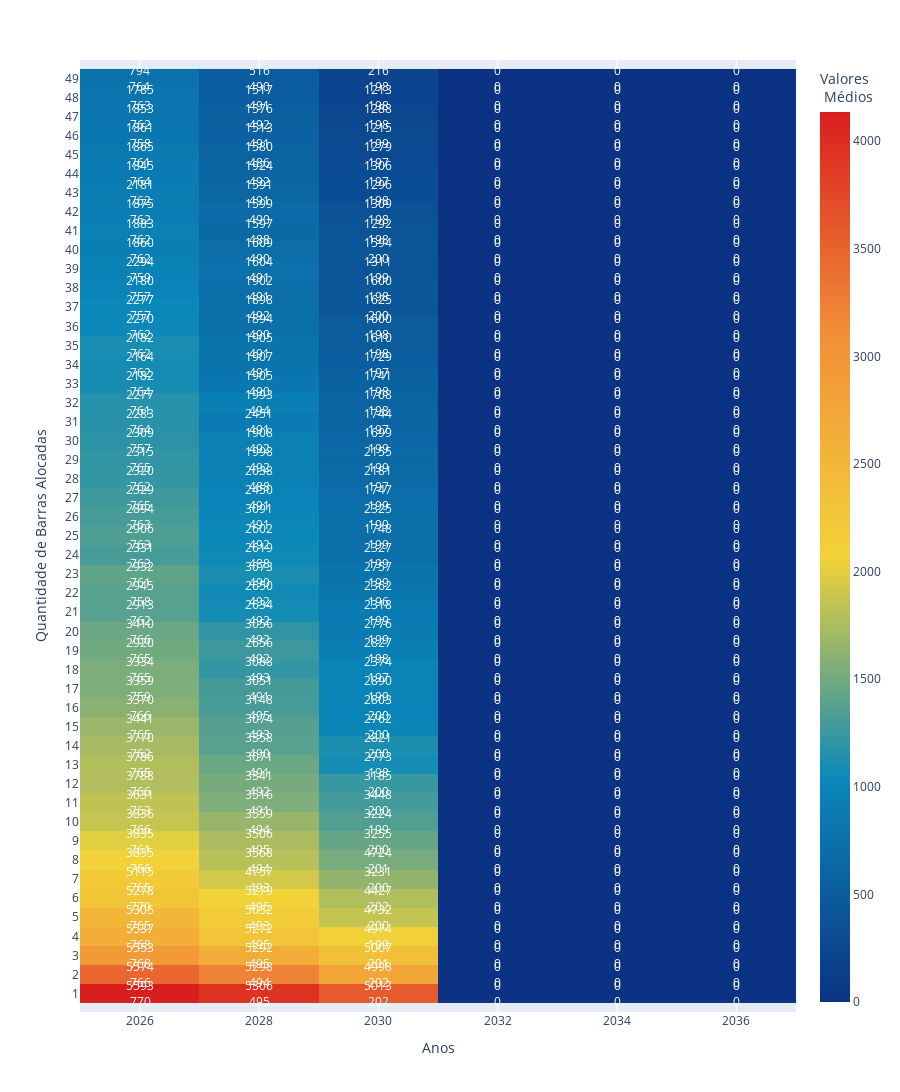

Notebook code for this chart:
### Code cell
fig = housing_capacity_heatmap(target_directory= r'Housing_capacity_by_bar_threshold')

fig.update_layout(height= 1600,
                  width= 900)

fig.show()

### Figure 1 — Plotly figure (JSON) as saved in the notebook; plotly's stock layout.template omitted (floating-point values rounded to 4 significant figures; data arrays with more than 128 entries replaced by an {"elided": "..."} marker saying what was removed)
{"data": [{"coloraxis": "coloraxis", "hovertemplate": "Anos: %{x}<br>Quantidade de Barras Alocadas: %{y}<br>Valores <br> Médios: %{z}<extra></extra>", "name": "0", "type": "heatmap", "x": [2026, 2028, 2030, 2032, 2034, 2036], "xaxis": "x", "y": [49, 48, 47, 46, 45, 44, 43, 42, 41, 40, 39, 38, 37, 36, 35, 34, 33, 32, 31, 30, 29, 28, 27, 26, 25, 24, 23, 22, 21, 20, 19, 18, 17, 16, 15, 14, 13, 12, 11, 10, 9, 8, 7, 6, 5, 4, 3, 2, 1], "yaxis": "y", "z": {"elided": "49x6 int values"}}], "layout": {"annotations": [{"align": "center", "font": {"color": "white"}, "showarrow": false, "text": "3835<br>761", "x": 2026, "y": 41}, {"align": "center", "font": {"color": "white"}, "showarrow": false, "text": "3835<br>766", "x": 2026, "y": 42}, {"align": "center", "font": {"color": "white"}, "showarrow": false, "text": "5115<br>765", "x": 2026, "y": 43}, {"align": "center", "font": {"color": "white"}, "showarrow": false, "text": "5278<br>770", "x": 2026, "y": 44}, {"align": "center", "font": {"color": "white"}, "showarrow": false, "text": "5305<br>765", "x": 2026, "y": 45}, {"align": "center", "font": {"color": "white"}, "showarrow": false, "text": "794<br>764", "x": 2026, "y": 1}, {"align": "center", "font": {"color": "white"}, "showarrow": false, "text": "1785<br>763", "x": 2026, "y": 2}, {"align": "center", "font": {"color": "white"}, "showarrow": false, "text": "1853<br>762", "x": 2026, "y": 3}, {"align": "center", "font": {"color": "white"}, "showarrow": false, "text": "1861<br>758", "x": 2026, "y": 4}, {"align": "center", "font": {"color": "white"}, "showarrow": false, "text": "1865<br>761", "x": 2026, "y": 5}, {"align": "center", "font": {"color": "white"}, "showarrow": false, "text": "1845<br>764", "x": 2026, "y": 6}, {"align": "center", "font": {"color": "white"}, "showarrow": false, "text": "2181<br>762", "x": 2026, "y": 7}, {"align": "center", "font": {"color": "white"}, "showarrow": false, "text": "1875<br>762", "x": 2026, "y": 8}, {"align": "center", "font": {"color": "white"}, "showarrow": false, "text": "1883<br>762", "x": 2026, "y": 9}, {"align": "center", "font": {"color": "white"}, "showarrow": false, "text": "1860<br>762", "x": 2026, "y": 10}, {"align": "center", "font": {"color": "white"}, "showarrow": false, "text": "5537<br>768", "x": 2026, "y": 46}, {"align": "center", "font": {"color": "white"}, "showarrow": false, "text": "2294<br>759", "x": 2026, "y": 11}, {"align": "center", "font": {"color": "white"}, "showarrow": false, "text": "2180<br>757", "x": 2026, "y": 12}, {"align": "center", "font": {"color": "white"}, "showarrow": false, "text": "2277<br>757", "x": 2026, "y": 13}, {"align": "center", "font": {"color": "white"}, "showarrow": false, "text": "2270<br>762", "x": 2026, "y": 14}, {"align": "center", "font": {"color": "white"}, "showarrow": false, "text": "2182<br>762", "x": 2026, "y": 15}, {"align": "center", "font": {"color": "white"}, "showarrow": false, "text": "2164<br>762", "x": 2026, "y": 16}, {"align": "center", "font": {"color": "white"}, "showarrow": false, "text": "2182<br>764", "x": 2026, "y": 17}, {"align": "center", "font": {"color": "white"}, "showarrow": false, "text": "2277<br>761", "x": 2026, "y": 18}, {"align": "center", "font": {"color": "white"}, "showarrow": false, "text": "2283<br>764", "x": 2026, "y": 19}, {"align": "center", "font": {"color": "white"}, "showarrow": false, "text": "2309<br>757", "x": 2026, "y": 20}, {"align": "center", "font": {"color": "white"}, "showarrow": false, "text": "5553<br>768", "x": 2026, "y": 47}, {"align": "center", "font": {"color": "white"}, "showarrow": false, "text": "2315<br>765", "x": 2026, "y": 21}, {"align": "center", "font": {"color": "white"}, "showarrow": false, "text": "2320<br>762", "x": 2026, "y": 22}, {"align": "center", "font": {"color": "white"}, "showarrow": false, "text": "2329<br>765", "x": 2026, "y": 23}, {"align": "center", "font": {"color": "white"}, "showarrow": false, "text": "2894<br>763", "x": 2026, "y": 24}, {"align": "center", "font": {"color": "white"}, "showarrow": false, "text": "2906<br>763", "x": 2026, "y": 25}, {"align": "center", "font": {"color": "white"}, "showarrow": false, "text": "2331<br>763", "x": 2026, "y": 26}, {"align": "center", "font": {"color": "white"}, "showarrow": false, "text": "2932<br>761", "x": 2026, "y": 27}, {"align": "center", "font": {"color": "white"}, "showarrow": false, "text": "2945<br>758", "x": 2026, "y": 28}, {"align": "center", "font": {"color": "white"}, "showarrow": false, "text": "2913<br>762", "x": 2026, "y": 29}, {"align": "center", "font": {"color": "white"}, "showarrow": false, "text": "3410<br>766", "x": 2026, "y": 30}, {"align": "center", "font": {"color": "white"}, "showarrow": false, "text": "5574<br>766", "x": 2026, "y": 48}, {"align": "center", "font": {"color": "white"}, "showarrow": false, "text": "2920<br>765", "x": 2026, "y": 31}, {"align": "center", "font": {"color": "white"}, "showarrow": false, "text": "3334<br>765", "x": 2026, "y": 32}, {"align": "center", "font": {"color": "white"}, "showarrow": false, "text": "3359<br>759", "x": 2026, "y": 33}, {"align": "center", "font": {"color": "white"}, "showarrow": false, "text": "3370<br>766", "x": 2026, "y": 34}, {"align": "center", "font": {"color": "white"}, "showarrow": false, "text": "3441<br>765", "x": 2026, "y": 35}, {"align": "center", "font": {"color": "white"}, "showarrow": false, "text": "3770<br>762", "x": 2026, "y": 36}, {"align": "center", "font": {"color": "white"}, "showarrow": false, "text": "3786<br>765", "x": 2026, "y": 37}, {"align": "center", "font": {"color": "white"}, "showarrow": false, "text": "3788<br>766", "x": 2026, "y": 38}, {"align": "center", "font": {"color": "white"}, "showarrow": false, "text": "3631<br>763", "x": 2026, "y": 39}, {"align": "center", "font": {"color": "white"}, "showarrow": false, "text": "3836<br>766", "x": 2026, "y": 40}, {"align": "center", "font": {"color": "white"}, "showarrow": false, "text": "5593<br>770", "x": 2026, "y": 49}, {"align": "center", "font": {"color": "white"}, "showarrow": false, "text": "3506<br>495", "x": 2028, "y": 41}, {"align": "center", "font": {"color": "white"}, "showarrow": false, "text": "3568<br>494", "x": 2028, "y": 42}, {"align": "center", "font": {"color": "white"}, "showarrow": false, "text": "4757<br>493", "x": 2028, "y": 43}, {"align": "center", "font": {"color": "white"}, "showarrow": false, "text": "5279<br>495", "x": 2028, "y": 44}, {"align": "center", "font": {"color": "white"}, "showarrow": false, "text": "5032<br>493", "x": 2028, "y": 45}, {"align": "center", "font": {"color": "white"}, "showarrow": false, "text": "516<br>490", "x": 2028, "y": 1}, {"align": "center", "font": {"color": "white"}, "showarrow": false, "text": "1517<br>491", "x": 2028, "y": 2}, {"align": "center", "font": {"color": "white"}, "showarrow": false, "text": "1576<br>492", "x": 2028, "y": 3}, {"align": "center", "font": {"color": "white"}, "showarrow": false, "text": "1513<br>491", "x": 2028, "y": 4}, {"align": "center", "font": {"color": "white"}, "showarrow": false, "text": "1580<br>486", "x": 2028, "y": 5}, {"align": "center", "font": {"color": "white"}, "showarrow": false, "text": "1924<br>492", "x": 2028, "y": 6}, {"align": "center", "font": {"color": "white"}, "showarrow": false, "text": "1591<br>491", "x": 2028, "y": 7}, {"align": "center", "font": {"color": "white"}, "showarrow": false, "text": "1599<br>490", "x": 2028, "y": 8}, {"align": "center", "font": {"color": "white"}, "showarrow": false, "text": "1597<br>488", "x": 2028, "y": 9}, {"align": "center", "font": {"color": "white"}, "showarrow": false, "text": "1609<br>490", "x": 2028, "y": 10}, {"align": "center", "font": {"color": "white"}, "showarrow": false, "text": "5272<br>495", "x": 2028, "y": 46}, {"align": "center", "font": {"color": "white"}, "showarrow": false, "text": "1604<br>491", "x": 2028, "y": 11}, {"align": "center", "font": {"color": "white"}, "showarrow": false, "text": "1902<br>491", "x": 2028, "y": 12}, {"align": "center", "font": {"color": "white"}, "showarrow": false, "text": "1898<br>492", "x": 2028, "y": 13}, {"align": "center", "font": {"color": "white"}, "showarrow": false, "text": "1894<br>490", "x": 2028, "y": 14}, {"align": "center", "font": {"color": "white"}, "showarrow": false, "text": "1905<br>491", "x": 2028, "y": 15}, {"align": "center", "font": {"color": "white"}, "showarrow": false, "text": "1907<br>491", "x": 2028, "y": 16}, {"align": "center", "font": {"color": "white"}, "showarrow": false, "text": "1905<br>490", "x": 2028, "y": 17}, {"align": "center", "font": {"color": "white"}, "showarrow": false, "text": "1993<br>494", "x": 2028, "y": 18}, {"align": "center", "font": {"color": "white"}, "showarrow": false, "text": "2451<br>491", "x": 2028, "y": 19}, {"align": "center", "font": {"color": "white"}, "showarrow": false, "text": "1908<br>492", "x": 2028, "y": 20}, {"align": "center", "font": {"color": "white"}, "showarrow": false, "text": "5292<br>495", "x": 2028, "y": 47}, {"align": "center", "font": {"color": "white"}, "showarrow": false, "text": "1998<br>492", "x": 2028, "y": 21}, {"align": "center", "font": {"color": "white"}, "showarrow": false, "text": "2038<br>488", "x": 2028, "y": 22}, {"align": "center", "font": {"color": "white"}, "showarrow": false, "text": "2450<br>491", "x": 2028, "y": 23}, {"align": "center", "font": {"color": "white"}, "showarrow": false, "text": "3091<br>491", "x": 2028, "y": 24}, {"align": "center", "font": {"color": "white"}, "showarrow": false, "text": "2602<br>492", "x": 2028, "y": 25}, {"align": "center", "font": {"color": "white"}, "showarrow": false, "text": "2619<br>488", "x": 2028, "y": 26}, {"align": "center", "font": {"color": "white"}, "showarrow": false, "text": "3073<br>490", "x": 2028, "y": 27}, {"align": "center", "font": {"color": "white"}, "showarrow": false, "text": "2650<br>492", "x": 2028, "y": 28}, {"align": "center", "font": {"color": "white"}, "showarrow": false, "text": "2634<br>492", "x": 2028, "y": 29}, {"align": "center", "font": {"color": "white"}, "showarrow": false, "text": "3056<br>492", "x": 2028, "y": 30}, {"align": "center", "font": {"color": "white"}, "showarrow": false, "text": "5298<br>494", "x": 2028, "y": 48}, {"align": "center", "font": {"color": "white"}, "showarrow": false, "text": "2656<br>492", "x": 2028, "y": 31}, {"align": "center", "font": {"color": "white"}, "showarrow": false, "text": "3088<br>493", "x": 2028, "y": 32}, {"align": "center", "font": {"color": "white"}, "showarrow": false, "text": "3051<br>491", "x": 2028, "y": 33}, {"align": "center", "font": {"color": "white"}, "showarrow": false, "text": "3148<br>495", "x": 2028, "y": 34}, {"align": "center", "font": {"color": "white"}, "showarrow": false, "text": "3074<br>493", "x": 2028, "y": 35}, {"align": "center", "font": {"color": "white"}, "showarrow": false, "text": "3358<br>490", "x": 2028, "y": 36}, {"align": "center", "font": {"color": "white"}, "showarrow": false, "text": "3071<br>491", "x": 2028, "y": 37}, {"align": "center", "font": {"color": "white"}, "showarrow": false, "text": "3341<br>492", "x": 2028, "y": 38}, {"align": "center", "font": {"color": "white"}, "showarrow": false, "text": "3516<br>491", "x": 2028, "y": 39}, {"align": "center", "font": {"color": "white"}, "showarrow": false, "text": "3559<br>494", "x": 2028, "y": 40}, {"align": "center", "font": {"color": "white"}, "showarrow": false, "text": "5306<br>495", "x": 2028, "y": 49}, {"align": "center", "font": {"color": "white"}, "showarrow": false, "text": "3255<br>200", "x": 2030, "y": 41}, {"align": "center", "font": {"color": "white"}, "showarrow": false, "text": "4724<br>201", "x": 2030, "y": 42}, {"align": "center", "font": {"color": "white"}, "showarrow": false, "text": "3231<br>200", "x": 2030, "y": 43}, {"align": "center", "font": {"color": "white"}, "showarrow": false, "text": "4427<br>202", "x": 2030, "y": 44}, {"align": "center", "font": {"color": "white"}, "showarrow": false, "text": "4732<br>200", "x": 2030, "y": 45}, {"align": "center", "font": {"color": "white"}, "showarrow": false, "text": "216<br>198", "x": 2030, "y": 1}, {"align": "center", "font": {"color": "white"}, "showarrow": false, "text": "1213<br>198", "x": 2030, "y": 2}, {"align": "center", "font": {"color": "white"}, "showarrow": false, "text": "1288<br>198", "x": 2030, "y": 3}, {"align": "center", "font": {"color": "white"}, "showarrow": false, "text": "1215<br>199", "x": 2030, "y": 4}, {"align": "center", "font": {"color": "white"}, "showarrow": false, "text": "1279<br>197", "x": 2030, "y": 5}, {"align": "center", "font": {"color": "white"}, "showarrow": false, "text": "1306<br>197", "x": 2030, "y": 6}, {"align": "center", "font": {"color": "white"}, "showarrow": false, "text": "1296<br>198", "x": 2030, "y": 7}, {"align": "center", "font": {"color": "white"}, "showarrow": false, "text": "1309<br>198", "x": 2030, "y": 8}, {"align": "center", "font": {"color": "white"}, "showarrow": false, "text": "1292<br>198", "x": 2030, "y": 9}, {"align": "center", "font": {"color": "white"}, "showarrow": false, "text": "1594<br>200", "x": 2030, "y": 10}, {"align": "center", "font": {"color": "white"}, "showarrow": false, "text": "4974<br>199", "x": 2030, "y": 46}, {"align": "center", "font": {"color": "white"}, "showarrow": false, "text": "1311<br>199", "x": 2030, "y": 11}, {"align": "center", "font": {"color": "white"}, "showarrow": false, "text": "1600<br>198", "x": 2030, "y": 12}, {"align": "center", "font": {"color": "white"}, "showarrow": false, "text": "1625<br>200", "x": 2030, "y": 13}, {"align": "center", "font": {"color": "white"}, "showarrow": false, "text": "1600<br>198", "x": 2030, "y": 14}, {"align": "center", "font": {"color": "white"}, "showarrow": false, "text": "1610<br>198", "x": 2030, "y": 15}, {"align": "center", "font": {"color": "white"}, "showarrow": false, "text": "1729<br>197", "x": 2030, "y": 16}, {"align": "center", "font": {"color": "white"}, "showarrow": false, "text": "1741<br>198", "x": 2030, "y": 17}, {"align": "center", "font": {"color": "white"}, "showarrow": false, "text": "1708<br>198", "x": 2030, "y": 18}, {"align": "center", "font": {"color": "white"}, "showarrow": false, "text": "1744<br>197", "x": 2030, "y": 19}, {"align": "center", "font": {"color": "white"}, "showarrow": false, "text": "1699<br>199", "x": 2030, "y": 20}, {"align": "center", "font": {"color": "white"}, "showarrow": false, "text": "5007<br>201", "x": 2030, "y": 47}, {"align": "center", "font": {"color": "white"}, "showarrow": false, "text": "2155<br>199", "x": 2030, "y": 21}, {"align": "center", "font": {"color": "white"}, "showarrow": false, "text": "2181<br>197", "x": 2030, "y": 22}, {"align": "center", "font": {"color": "white"}, "showarrow": false, "text": "1747<br>199", "x": 2030, "y": 23}, {"align": "center", "font": {"color": "white"}, "showarrow": false, "text": "2325<br>199", "x": 2030, "y": 24}, {"align": "center", "font": {"color": "white"}, "showarrow": false, "text": "1748<br>199", "x": 2030, "y": 25}, {"align": "center", "font": {"color": "white"}, "showarrow": false, "text": "2327<br>199", "x": 2030, "y": 26}, {"align": "center", "font": {"color": "white"}, "showarrow": false, "text": "2757<br>199", "x": 2030, "y": 27}, {"align": "center", "font": {"color": "white"}, "showarrow": false, "text": "2362<br>196", "x": 2030, "y": 28}, {"align": "center", "font": {"color": "white"}, "showarrow": false, "text": "2318<br>199", "x": 2030, "y": 29}, {"align": "center", "font": {"color": "white"}, "showarrow": false, "text": "2776<br>199", "x": 2030, "y": 30}, {"align": "center", "font": {"color": "white"}, "showarrow": false, "text": "4998<br>202", "x": 2030, "y": 48}, {"align": "center", "font": {"color": "white"}, "showarrow": false, "text": "2827<br>198", "x": 2030, "y": 31}, {"align": "center", "font": {"color": "white"}, "showarrow": false, "text": "2374<br>197", "x": 2030, "y": 32}, {"align": "center", "font": {"color": "white"}, "showarrow": false, "text": "2890<br>199", "x": 2030, "y": 33}, {"align": "center", "font": {"color": "white"}, "showarrow": false, "text": "2803<br>200", "x": 2030, "y": 34}, {"align": "center", "font": {"color": "white"}, "showarrow": false, "text": "2762<br>200", "x": 2030, "y": 35}, {"align": "center", "font": {"color": "white"}, "showarrow": false, "text": "2821<br>200", "x": 2030, "y": 36}, {"align": "center", "font": {"color": "white"}, "showarrow": false, "text": "2773<br>198", "x": 2030, "y": 37}, {"align": "center", "font": {"color": "white"}, "showarrow": false, "text": "3185<br>200", "x": 2030, "y": 38}, {"align": "center", "font": {"color": "white"}, "showarrow": false, "text": "3448<br>200", "x": 2030, "y": 39}, {"align": "center", "font": {"color": "white"}, "showarrow": false, "text": "3224<br>199", "x": 2030, "y": 40}, {"align": "center", "font": {"color": "white"}, "showarrow": false, "text": "5013<br>202", "x": 2030, "y": 49}, {"align": "center", "font": {"color": "white"}, "showarrow": false, "text": "0<br>0", "x": 2032, "y": 41}, {"align": "center", "font": {"color": "white"}, "showarrow": false, "text": "0<br>0", "x": 2032, "y": 42}, {"align": "center", "font": {"color": "white"}, "showarrow": false, "text": "0<br>0", "x": 2032, "y": 43}, {"align": "center", "font": {"color": "white"}, "showarrow": false, "text": "0<br>0", "x": 2032, "y": 44}, {"align": "center", "font": {"color": "white"}, "showarrow": false, "text": "0<br>0", "x": 2032, "y": 45}, {"align": "center", "font": {"color": "white"}, "showarrow": false, "text": "0<br>0", "x": 2032, "y": 1}, {"align": "center", "font": {"color": "white"}, "showarrow": false, "text": "0<br>0", "x": 2032, "y": 2}, {"align": "center", "font": {"color": "white"}, "showarrow": false, "text": "0<br>0", "x": 2032, "y": 3}, {"align": "center", "font": {"color": "white"}, "showarrow": false, "text": "0<br>0", "x": 2032, "y": 4}, {"align": "center", "font": {"color": "white"}, "showarrow": false, "text": "0<br>0", "x": 2032, "y": 5}, {"align": "center", "font": {"color": "white"}, "showarrow": false, "text": "0<br>0", "x": 2032, "y": 6}, {"align": "center", "font": {"color": "white"}, "showarrow": false, "text": "0<br>0", "x": 2032, "y": 7}, {"align": "center", "font": {"color": "white"}, "showarrow": false, "text": "0<br>0", "x": 2032, "y": 8}, {"align": "center", "font": {"color": "white"}, "showarrow": false, "text": "0<br>0", "x": 2032, "y": 9}, {"align": "center", "font": {"color": "white"}, "showarrow": false, "text": "0<br>0", "x": 2032, "y": 10}, {"align": "center", "font": {"color": "white"}, "showarrow": false, "text": "0<br>0", "x": 2032, "y": 46}, {"align": "center", "font": {"color": "white"}, "showarrow": false, "text": "0<br>0", "x": 2032, "y": 11}, {"align": "center", "font": {"color": "white"}, "showarrow": false, "text": "0<br>0", "x": 2032, "y": 12}, {"align": "center", "font": {"color": "white"}, "showarrow": false, "text": "0<br>0", "x": 2032, "y": 13}, {"align": "center", "font": {"color": "white"}, "showarrow": false, "text": "0<br>0", "x": 2032, "y": 14}, {"align": "center", "font": {"color": "white"}, "showarrow": false, "text": "0<br>0", "x": 2032, "y": 15}, {"align": "center", "font": {"color": "white"}, "showarrow": false, "text": "0<br>0", "x": 2032, "y": 16}, {"align": "center", "font": {"color": "white"}, "showarrow": false, "text": "0<br>0", "x": 2032, "y": 17}, {"align": "center", "font": {"color": "white"}, "showarrow": false, "text": "0<br>0", "x": 2032, "y": 18}, {"align": "center", "font": {"color": "white"}, "showarrow": false, "text": "0<br>0", "x": 2032, "y": 19}, {"align": "center", "font": {"color": "white"}, "showarrow": false, "text": "0<br>0", "x": 2032, "y": 20}, {"align": "center", "font": {"color": "white"}, "showarrow": false, "text": "0<br>0", "x": 2032, "y": 47}, {"align": "center", "font": {"color": "white"}, "showarrow": false, "text": "0<br>0", "x": 2032, "y": 21}, {"align": "center", "font": {"color": "white"}, "showarrow": false, "text": "0<br>0", "x": 2032, "y": 22}, {"align": "center", "font": {"color": "white"}, "showarrow": false, "text": "0<br>0", "x": 2032, "y": 23}, {"align": "center", "font": {"color": "white"}, "showarrow": false, "text": "0<br>0", "x": 2032, "y": 24}, {"align": "center", "font": {"color": "white"}, "showarrow": false, "text": "0<br>0", "x": 2032, "y": 25}, {"align": "center", "font": {"color": "white"}, "showarrow": false, "text": "0<br>0", "x": 2032, "y": 26}, {"align": "center", "font": {"color": "white"}, "showarrow": false, "text": "0<br>0", "x": 2032, "y": 27}, {"align": "center", "font": {"color": "white"}, "showarrow": false, "text": "0<br>0", "x": 2032, "y": 28}, {"align": "center", "font": {"color": "white"}, "showarrow": false, "text": "0<br>0", "x": 2032, "y": 29}, {"align": "center", "font": {"color": "white"}, "showarrow": false, "text": "0<br>0", "x": 2032, "y": 30}, {"align": "center", "font": {"color": "white"}, "showarrow": false, "text": "0<br>0", "x": 2032, "y": 48}, {"align": "center", "font": {"color": "white"}, "showarrow": false, "text": "0<br>0", "x": 2032, "y": 31}, {"align": "center", "font": {"color": "white"}, "showarrow": false, "text": "0<br>0", "x": 2032, "y": 32}, {"align": "center", "font": {"color": "white"}, "showarrow": false, "text": "0<br>0", "x": 2032, "y": 33}, {"align": "center", "font": {"color": "white"}, "showarrow": false, "text": "0<br>0", "x": 2032, "y": 34}, {"align": "center", "font": {"color": "white"}, "showarrow": false, "text": "0<br>0", "x": 2032, "y": 35}, {"align": "center", "font": {"color": "white"}, "showarrow": false, "text": "0<br>0", "x": 2032, "y": 36}, {"align": "center", "font": {"color": "white"}, "showarrow": false, "text": "0<br>0", "x": 2032, "y": 37}, {"align": "center", "font": {"color": "white"}, "showarrow": false, "text": "0<br>0", "x": 2032, "y": 38}, {"align": "center", "font": {"color": "white"}, "showarrow": false, "text": "0<br>0", "x": 2032, "y": 39}, {"align": "center", "font": {"color": "white"}, "showarrow": false, "text": "0<br>0", "x": 2032, "y": 40}, {"align": "center", "font": {"color": "white"}, "showarrow": false, "text": "0<br>0", "x": 2032, "y": 49}, {"align": "center", "font": {"color": "white"}, "showarrow": false, "text": "0<br>0", "x": 2034, "y": 41}, {"align": "center", "font": {"color": "white"}, "showarrow": false, "text": "0<br>0", "x": 2034, "y": 42}, {"align": "center", "font": {"color": "white"}, "showarrow": false, "text": "0<br>0", "x": 2034, "y": 43}, {"align": "center", "font": {"color": "white"}, "showarrow": false, "text": "0<br>0", "x": 2034, "y": 44}, {"align": "center", "font": {"color": "white"}, "showarrow": false, "text": "0<br>0", "x": 2034, "y": 45}, {"align": "center", "font": {"color": "white"}, "showarrow": false, "text": "0<br>0", "x": 2034, "y": 1}, {"align": "center", "font": {"color": "white"}, "showarrow": false, "text": "0<br>0", "x": 2034, "y": 2}, {"align": "center", "font": {"color": "white"}, "showarrow": false, "text": "0<br>0", "x": 2034, "y": 3}, {"align": "center", "font": {"color": "white"}, "showarrow": false, "text": "0<br>0", "x": 2034, "y": 4}, {"align": "center", "font": {"color": "white"}, "showarrow": false, "text": "0<br>0", "x": 2034, "y": 5}, {"align": "center", "font": {"color": "white"}, "showarrow": false, "text": "0<br>0", "x": 2034, "y": 6}, {"align": "center", "font": {"color": "white"}, "showarrow": false, "text": "0<br>0", "x": 2034, "y": 7}, {"align": "center", "font": {"color": "white"}, "showarrow": false, "text": "0<br>0", "x": 2034, "y": 8}, {"align": "center", "font": {"color": "white"}, "showarrow": false, "text": "0<br>0", "x": 2034, "y": 9}, {"align": "center", "font": {"color": "white"}, "showarrow": false, "text": "0<br>0", "x": 2034, "y": 10}, {"align": "center", "font": {"color": "white"}, "showarrow": false, "text": "0<br>0", "x": 2034, "y": 46}, {"align": "center", "font": {"color": "white"}, "showarrow": false, "text": "0<br>0", "x": 2034, "y": 11}, {"align": "center", "font": {"color": "white"}, "showarrow": false, "text": "0<br>0", "x": 2034, "y": 12}, {"align": "center", "font": {"color": "white"}, "showarrow": false, "text": "0<br>0", "x": 2034, "y": 13}, {"align": "center", "font": {"color": "white"}, "showarrow": false, "text": "0<br>0", "x": 2034, "y": 14}, {"align": "center", "font": {"color": "white"}, "showarrow": false, "text": "0<br>0", "x": 2034, "y": 15}, {"align": "center", "font": {"color": "white"}, "showarrow": false, "text": "0<br>0", "x": 2034, "y": 16}, {"align": "center", "font": {"color": "white"}, "showarrow": false, "text": "0<br>0", "x": 2034, "y": 17}, {"align": "center", "font": {"color": "white"}, "showarrow": false, "text": "0<br>0", "x": 2034, "y": 18}, {"align": "center", "font": {"color": "white"}, "showarrow": false, "text": "0<br>0", "x": 2034, "y": 19}, {"align": "center", "font": {"color": "white"}, "showarrow": false, "text": "0<br>0", "x": 2034, "y": 20}, {"align": "center", "font": {"color": "white"}, "showarrow": false, "text": "0<br>0", "x": 2034, "y": 47}, {"align": "center", "font": {"color": "white"}, "showarrow": false, "text": "0<br>0", "x": 2034, "y": 21}, {"align": "center", "font": {"color": "white"}, "showarrow": false, "text": "0<br>0", "x": 2034, "y": 22}, {"align": "center", "font": {"color": "white"}, "showarrow": false, "text": "0<br>0", "x": 2034, "y": 23}, {"align": "center", "font": {"color": "white"}, "showarrow": false, "text": "0<br>0", "x": 2034, "y": 24}, {"align": "center", "font": {"color": "white"}, "showarrow": false, "text": "0<br>0", "x": 2034, "y": 25}, {"align": "center", "font": {"color": "white"}, "showarrow": false, "text": "0<br>0", "x": 2034, "y": 26}, {"align": "center", "font": {"color": "white"}, "showarrow": false, "text": "0<br>0", "x": 2034, "y": 27}, {"align": "center", "font": {"color": "white"}, "showarrow": false, "text": "0<br>0", "x": 2034, "y": 28}, {"align": "center", "font": {"color": "white"}, "showarrow": false, "text": "0<br>0", "x": 2034, "y": 29}, {"align": "center", "font": {"color": "white"}, "showarrow": false, "text": "0<br>0", "x": 2034, "y": 30}, {"align": "center", "font": {"color": "white"}, "showarrow": false, "text": "0<br>0", "x": 2034, "y": 48}, {"align": "center", "font": {"color": "white"}, "showarrow": false, "text": "0<br>0", "x": 2034, "y": 31}, {"align": "center", "font": {"color": "white"}, "showarrow": false, "text": "0<br>0", "x": 2034, "y": 32}, {"align": "center", "font": {"color": "white"}, "showarrow": false, "text": "0<br>0", "x": 2034, "y": 33}, {"align": "center", "font": {"color": "white"}, "showarrow": false, "text": "0<br>0", "x": 2034, "y": 34}, {"align": "center", "font": {"color": "white"}, "showarrow": false, "text": "0<br>0", "x": 2034, "y": 35}, {"align": "center", "font": {"color": "white"}, "showarrow": false, "text": "0<br>0", "x": 2034, "y": 36}, {"align": "center", "font": {"color": "white"}, "showarrow": false, "text": "0<br>0", "x": 2034, "y": 37}, {"align": "center", "font": {"color": "white"}, "showarrow": false, "text": "0<br>0", "x": 2034, "y": 38}, {"align": "center", "font": {"color": "white"}, "showarrow": false, "text": "0<br>0", "x": 2034, "y": 39}, {"align": "center", "font": {"color": "white"}, "showarrow": false, "text": "0<br>0", "x": 2034, "y": 40}, {"align": "center", "font": {"color": "white"}, "showarrow": false, "text": "0<br>0", "x": 2034, "y": 49}, {"align": "center", "font": {"color": "white"}, "showarrow": false, "text": "0<br>0", "x": 2036, "y": 41}, {"align": "center", "font": {"color": "white"}, "showarrow": false, "text": "0<br>0", "x": 2036, "y": 42}, {"align": "center", "font": {"color": "white"}, "showarrow": false, "text": "0<br>0", "x": 2036, "y": 43}, {"align": "center", "font": {"color": "white"}, "showarrow": false, "text": "0<br>0", "x": 2036, "y": 44}, {"align": "center", "font": {"color": "white"}, "showarrow": false, "text": "0<br>0", "x": 2036, "y": 45}, {"align": "center", "font": {"color": "white"}, "showarrow": false, "text": "0<br>0", "x": 2036, "y": 1}, {"align": "center", "font": {"color": "white"}, "showarrow": false, "text": "0<br>0", "x": 2036, "y": 2}, {"align": "center", "font": {"color": "white"}, "showarrow": false, "text": "0<br>0", "x": 2036, "y": 3}, {"align": "center", "font": {"color": "white"}, "showarrow": false, "text": "0<br>0", "x": 2036, "y": 4}, {"align": "center", "font": {"color": "white"}, "showarrow": false, "text": "0<br>0", "x": 2036, "y": 5}, {"align": "center", "font": {"color": "white"}, "showarrow": false, "text": "0<br>0", "x": 2036, "y": 6}, {"align": "center", "font": {"color": "white"}, "showarrow": false, "text": "0<br>0", "x": 2036, "y": 7}, {"align": "center", "font": {"color": "white"}, "showarrow": false, "text": "0<br>0", "x": 2036, "y": 8}, {"align": "center", "font": {"color": "white"}, "showarrow": false, "text": "0<br>0", "x": 2036, "y": 9}, {"align": "center", "font": {"color": "white"}, "showarrow": false, "text": "0<br>0", "x": 2036, "y": 10}, {"align": "center", "font": {"color": "white"}, "showarrow": false, "text": "0<br>0", "x": 2036, "y": 46}, {"align": "center", "font": {"color": "white"}, "showarrow": false, "text": "0<br>0", "x": 2036, "y": 11}, {"align": "center", "font": {"color": "white"}, "showarrow": false, "text": "0<br>0", "x": 2036, "y": 12}, {"align": "center", "font": {"color": "white"}, "showarrow": false, "text": "0<br>0", "x": 2036, "y": 13}, {"align": "center", "font": {"color": "white"}, "showarrow": false, "text": "0<br>0", "x": 2036, "y": 14}, {"align": "center", "font": {"color": "white"}, "showarrow": false, "text": "0<br>0", "x": 2036, "y": 15}, {"align": "center", "font": {"color": "white"}, "showarrow": false, "text": "0<br>0", "x": 2036, "y": 16}, {"align": "center", "font": {"color": "white"}, "showarrow": false, "text": "0<br>0", "x": 2036, "y": 17}, {"align": "center", "font": {"color": "white"}, "showarrow": false, "text": "0<br>0", "x": 2036, "y": 18}, {"align": "center", "font": {"color": "white"}, "showarrow": false, "text": "0<br>0", "x": 2036, "y": 19}, {"align": "center", "font": {"color": "white"}, "showarrow": false, "text": "0<br>0", "x": 2036, "y": 20}, {"align": "center", "font": {"color": "white"}, "showarrow": false, "text": "0<br>0", "x": 2036, "y": 47}, {"align": "center", "font": {"color": "white"}, "showarrow": false, "text": "0<br>0", "x": 2036, "y": 21}, {"align": "center", "font": {"color": "white"}, "showarrow": false, "text": "0<br>0", "x": 2036, "y": 22}, {"align": "center", "font": {"color": "white"}, "showarrow": false, "text": "0<br>0", "x": 2036, "y": 23}, {"align": "center", "font": {"color": "white"}, "showarrow": false, "text": "0<br>0", "x": 2036, "y": 24}, {"align": "center", "font": {"color": "white"}, "showarrow": false, "text": "0<br>0", "x": 2036, "y": 25}, {"align": "center", "font": {"color": "white"}, "showarrow": false, "text": "0<br>0", "x": 2036, "y": 26}, {"align": "center", "font": {"color": "white"}, "showarrow": false, "text": "0<br>0", "x": 2036, "y": 27}, {"align": "center", "font": {"color": "white"}, "showarrow": false, "text": "0<br>0", "x": 2036, "y": 28}, {"align": "center", "font": {"color": "white"}, "showarrow": false, "text": "0<br>0", "x": 2036, "y": 29}, {"align": "center", "font": {"color": "white"}, "showarrow": false, "text": "0<br>0", "x": 2036, "y": 30}, {"align": "center", "font": {"color": "white"}, "showarrow": false, "text": "0<br>0", "x": 2036, "y": 48}, {"align": "center", "font": {"color": "white"}, "showarrow": false, "text": "0<br>0", "x": 2036, "y": 31}, {"align": "center", "font": {"color": "white"}, "showarrow": false, "text": "0<br>0", "x": 2036, "y": 32}, {"align": "center", "font": {"color": "white"}, "showarrow": false, "text": "0<br>0", "x": 2036, "y": 33}, {"align": "center", "font": {"color": "white"}, "showarrow": false, "text": "0<br>0", "x": 2036, "y": 34}, {"align": "center", "font": {"color": "white"}, "showarrow": false, "text": "0<br>0", "x": 2036, "y": 35}, {"align": "center", "font": {"color": "white"}, "showarrow": false, "text": "0<br>0", "x": 2036, "y": 36}, {"align": "center", "font": {"color": "white"}, "showarrow": false, "text": "0<br>0", "x": 2036, "y": 37}, {"align": "center", "font": {"color": "white"}, "showarrow": false, "text": "0<br>0", "x": 2036, "y": 38}, {"align": "center", "font": {"color": "white"}, "showarrow": false, "text": "0<br>0", "x": 2036, "y": 39}, {"align": "center", "font": {"color": "white"}, "showarrow": false, "text": "0<br>0", "x": 2036, "y": 40}, {"align": "center", "font": {"color": "white"}, "showarrow": false, "text": "0<br>0", "x": 2036, "y": 49}], "coloraxis": {"colorbar": {"title": {"text": "Valores <br> Médios"}}, "colorscale": [[0, "rgb(12,51,131)"], [0.25, "rgb(10,136,186)"], [0.5, "rgb(242,211,56)"], [0.75, "rgb(242,143,56)"], [1, "rgb(217,30,30)"]]}, "height": 1600, "margin": {"t": 60}, "title": {"x": 0.5}, "width": 900, "xaxis": {"anchor": "y", "domain": [0, 1], "ticktext": [2026, 2028, 2030, 2032, 2034, 2036], "tickvals": [2026, 2028, 2030, 2032, 2034, 2036], "title": {"text": "Anos"}}, "yaxis": {"anchor": "x", "autorange": "reversed", "domain": [0, 1], "ticktext": [50, 49, 48, 47, 46, 45, 44, 43, 42, 41, 40, 39, 38, 37, 36, 35, 34, 33, 32, 31, 30, 29, 28, 27, 26, 25, 24, 23, 22, 21, 20, 19, 18, 17, 16, 15, 14, 13, 12, 11, 10, 9, 8, 7, 6, 5, 4, 3, 2, 1, 0], "tickvals": [0, 1, 2, 3, 4, 5, 6, 7, 8, 9, 10, 11, 12, 13, 14, 15, 16, 17, 18, 19, 20, 21, 22, 23, 24, 25, 26, 27, 28, 29, 30, 31, 32, 33, 34, 35, 36, 37, 38, 39, 40, 41, 42, 43, 44, 45, 46, 47, 48, 49], "title": {"text": "Quantidade de Barras Alocadas"}}}}
